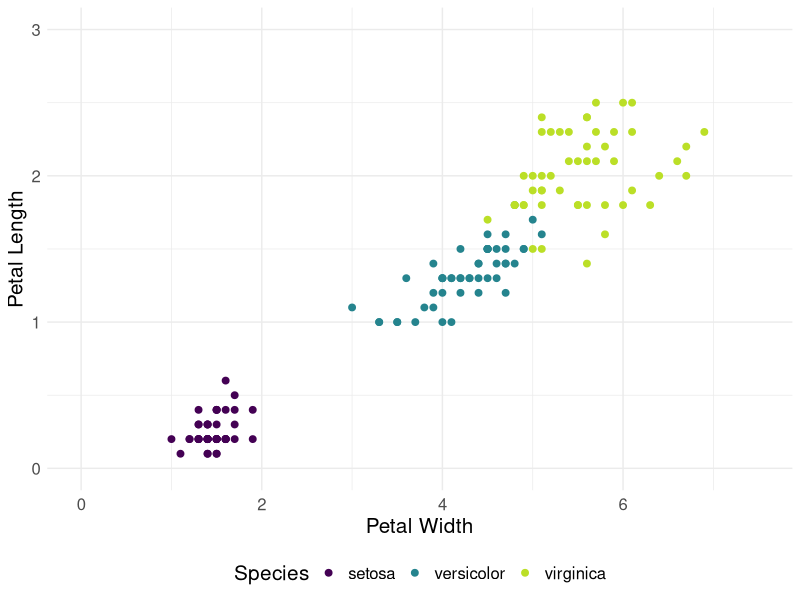

Reproduce this figure in R.
# ------------------------------------------------------------------------------
# FIG: IRIS SCATTER
# ------------------------------------------------------------------------------

library("ggplot2")
library("viridis")

theme_set(theme_minimal())

# DATA -------------------------------------------------------------------------

data(iris)

# only select petal variable
iris_sub <- iris[c("Petal.Length", "Petal.Width", "Species")]

# PLOTS ------------------------------------------------------------------------

scatter <- ggplot(data=iris_sub, aes(x = Petal.Length, y = Petal.Width, colour = Species)) +
  geom_point(size = 2) +
  xlab("Petal Width") +
  ylab("Petal Length") +
  xlim(0, 7.5) +
  ylim(0, 3) +
  scale_color_viridis(end=0.9, discrete = TRUE) +
  theme(text = element_text(size = 15),
        legend.position="bottom",
        legend.direction="horizontal")

ggsave("../figure/iris_scatter.png", scatter, width = 8L, height = 4L)
